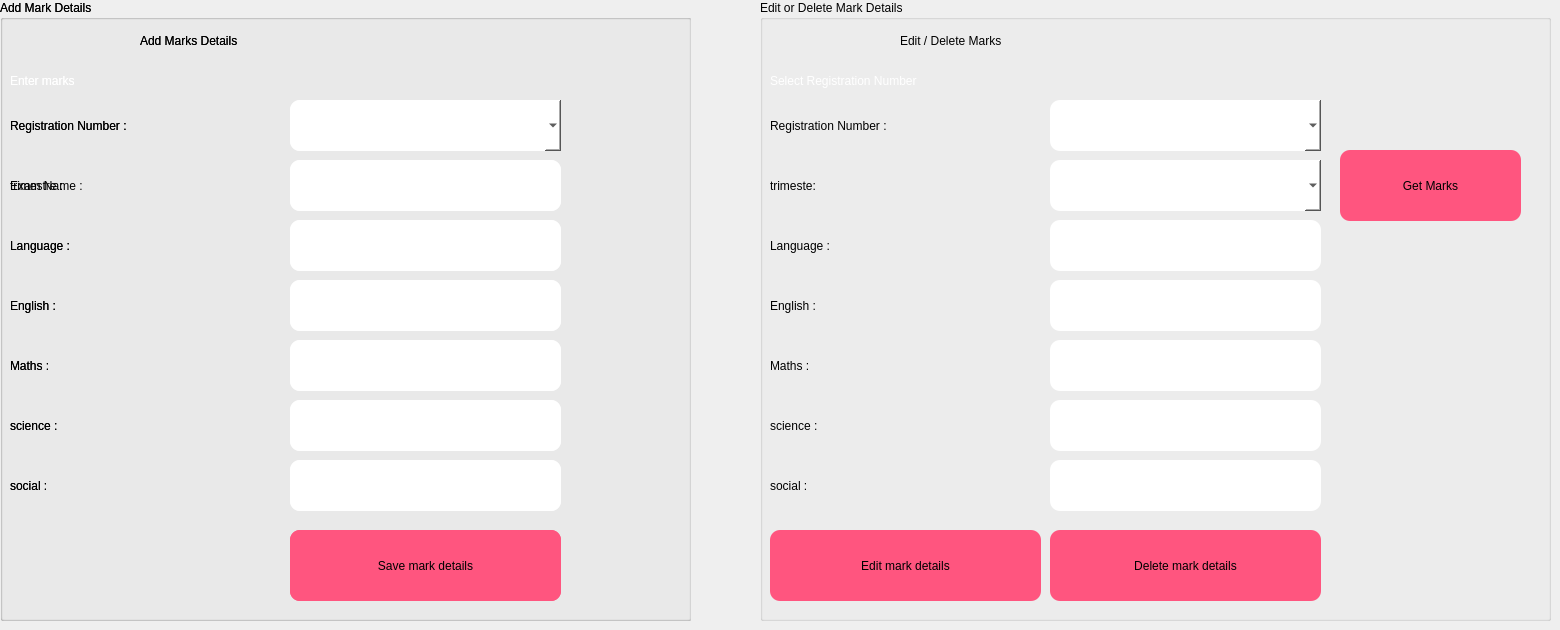
    <widget class="QWidget" name="tab_9">
     <attribute name="title">
      <string>mark</string>
     </attribute>
     <widget class="QGroupBox" name="groupBox">
      <property name="geometry">
       <rect>
        <x>0</x>
        <y>0</y>
        <width>691</width>
        <height>621</height>
       </rect>
      </property>
      <property name="title">
       <string>Add Mark Details</string>
      </property>
      <widget class="QLabel" name="label_44">
       <property name="geometry">
        <rect>
         <x>140</x>
         <y>10</y>
         <width>361</width>
         <height>61</height>
        </rect>
       </property>
       <property name="styleSheet">
        <string notr="true">font: 75 24pt &quot;MS Shell Dlg 2&quot;;</string>
       </property>
       <property name="text">
        <string>Add Marks Details</string>
       </property>
      </widget>
      <widget class="QLabel" name="label_45">
       <property name="geometry">
        <rect>
         <x>10</x>
         <y>60</y>
         <width>541</width>
         <height>41</height>
        </rect>
       </property>
       <property name="styleSheet">
        <string notr="true">color:rgb(255, 255, 255);
font: 75 21pt &quot;MS Shell Dlg 2&quot;;</string>
       </property>
       <property name="text">
        <string>Enter marks</string>
       </property>
      </widget>
      <widget class="QLabel" name="label_46">
       <property name="geometry">
        <rect>
         <x>10</x>
         <y>100</y>
         <width>271</width>
         <height>51</height>
        </rect>
       </property>
       <property name="styleSheet">
        <string notr="true">font: 75 16pt &quot;MS Shell Dlg 2&quot;;</string>
       </property>
       <property name="text">
        <string>Registration Number :</string>
       </property>
      </widget>
      <widget class="QComboBox" name="comboBox_5">
       <property name="geometry">
        <rect>
         <x>290</x>
         <y>100</y>
         <width>271</width>
         <height>51</height>
        </rect>
       </property>
       <property name="styleSheet">
        <string notr="true">background-color: rgb(255, 255, 255);
font: 75 12pt &quot;MS Shell Dlg 2&quot;;
border-radius:10px;
</string>
       </property>
      </widget>
      <widget class="QLabel" name="label_47">
       <property name="geometry">
        <rect>
         <x>10</x>
         <y>160</y>
         <width>271</width>
         <height>51</height>
        </rect>
       </property>
       <property name="styleSheet">
        <string notr="true">font: 75 16pt &quot;MS Shell Dlg 2&quot;;</string>
       </property>
       <property name="text">
        <string>Exam Name :</string>
       </property>
      </widget>
      <widget class="QLineEdit" name="lineEdit_20">
       <property name="geometry">
        <rect>
         <x>290</x>
         <y>160</y>
         <width>271</width>
         <height>51</height>
        </rect>
       </property>
       <property name="styleSheet">
        <string notr="true">background-color: rgb(255, 255, 255);
border-radius:10px;</string>
       </property>
      </widget>
      <widget class="QLineEdit" name="lineEdit_21">
       <property name="geometry">
        <rect>
         <x>290</x>
         <y>220</y>
         <width>271</width>
         <height>51</height>
        </rect>
       </property>
       <property name="styleSheet">
        <string notr="true">background-color: rgb(255, 255, 255);
border-radius:10px;</string>
       </property>
      </widget>
      <widget class="QLabel" name="label_48">
       <property name="geometry">
        <rect>
         <x>10</x>
         <y>220</y>
         <width>271</width>
         <height>51</height>
        </rect>
       </property>
       <property name="styleSheet">
        <string notr="true">font: 75 16pt &quot;MS Shell Dlg 2&quot;;</string>
       </property>
       <property name="text">
        <string>Language :</string>
       </property>
      </widget>
      <widget class="QLineEdit" name="lineEdit_22">
       <property name="geometry">
        <rect>
         <x>290</x>
         <y>280</y>
         <width>271</width>
         <height>51</height>
        </rect>
       </property>
       <property name="styleSheet">
        <string notr="true">background-color: rgb(255, 255, 255);
border-radius:10px;</string>
       </property>
       <property name="text">
        <string/>
       </property>
      </widget>
      <widget class="QLabel" name="label_49">
       <property name="geometry">
        <rect>
         <x>10</x>
         <y>280</y>
         <width>271</width>
         <height>51</height>
        </rect>
       </property>
       <property name="styleSheet">
        <string notr="true">font: 75 16pt &quot;MS Shell Dlg 2&quot;;</string>
       </property>
       <property name="text">
        <string>English :</string>
       </property>
      </widget>
      <widget class="QLineEdit" name="lineEdit_23">
       <property name="geometry">
        <rect>
         <x>290</x>
         <y>340</y>
         <width>271</width>
         <height>51</height>
        </rect>
       </property>
       <property name="styleSheet">
        <string notr="true">background-color: rgb(255, 255, 255);
border-radius:10px;</string>
       </property>
       <property name="text">
        <string/>
       </property>
      </widget>
      <widget class="QLabel" name="label_50">
       <property name="geometry">
        <rect>
         <x>10</x>
         <y>340</y>
         <width>271</width>
         <height>51</height>
        </rect>
       </property>
       <property name="styleSheet">
        <string notr="true">font: 75 16pt &quot;MS Shell Dlg 2&quot;;</string>
       </property>
       <property name="text">
        <string>Maths :</string>
       </property>
      </widget>
      <widget class="QLineEdit" name="lineEdit_24">
       <property name="geometry">
        <rect>
         <x>290</x>
         <y>400</y>
         <width>271</width>
         <height>51</height>
        </rect>
       </property>
       <property name="styleSheet">
        <string notr="true">background-color: rgb(255, 255, 255);
border-radius:10px;</string>
       </property>
      </widget>
      <widget class="QLabel" name="label_51">
       <property name="geometry">
        <rect>
         <x>10</x>
         <y>400</y>
         <width>271</width>
         <height>51</height>
        </rect>
       </property>
       <property name="styleSheet">
        <string notr="true">font: 75 16pt &quot;MS Shell Dlg 2&quot;;</string>
       </property>
       <property name="text">
        <string>science :</string>
       </property>
      </widget>
      <widget class="QLineEdit" name="lineEdit_25">
       <property name="geometry">
        <rect>
         <x>290</x>
         <y>460</y>
         <width>271</width>
         <height>51</height>
        </rect>
       </property>
       <property name="styleSheet">
        <string notr="true">background-color: rgb(255, 255, 255);
border-radius:10px;</string>
       </property>
      </widget>
      <widget class="QLabel" name="label_52">
       <property name="geometry">
        <rect>
         <x>10</x>
         <y>460</y>
         <width>271</width>
         <height>51</height>
        </rect>
       </property>
       <property name="styleSheet">
        <string notr="true">font: 75 16pt &quot;MS Shell Dlg 2&quot;;</string>
       </property>
       <property name="text">
        <string>social :</string>
       </property>
      </widget>
      <widget class="QPushButton" name="pushButton_7">
       <property name="geometry">
        <rect>
         <x>290</x>
         <y>530</y>
         <width>271</width>
         <height>71</height>
        </rect>
       </property>
       <property name="styleSheet">
        <string notr="true">border-radius:10px;
background-color: rgb(255, 85, 127);
border-color: rgb(0, 0, 0);
border-width:2px;
border-color: rgb(0, 0, 0);
font: 75 16pt &quot;MS Shell Dlg 2&quot;;</string>
       </property>
       <property name="text">
        <string>Save mark details</string>
       </property>
      </widget>
      <widget class="QGroupBox" name="groupBox_2">
       <property name="geometry">
        <rect>
         <x>0</x>
         <y>0</y>
         <width>701</width>
         <height>621</height>
        </rect>
       </property>
       <property name="title">
        <string>Add Mark Details</string>
       </property>
       <widget class="QLabel" name="label_53">
        <property name="geometry">
         <rect>
          <x>140</x>
          <y>10</y>
          <width>361</width>
          <height>61</height>
         </rect>
        </property>
        <property name="styleSheet">
         <string notr="true">font: 75 24pt &quot;MS Shell Dlg 2&quot;;</string>
        </property>
        <property name="text">
         <string>Add Marks Details</string>
        </property>
       </widget>
       <widget class="QLabel" name="label_54">
        <property name="geometry">
         <rect>
          <x>10</x>
          <y>60</y>
          <width>541</width>
          <height>41</height>
         </rect>
        </property>
        <property name="styleSheet">
         <string notr="true">color:rgb(255, 255, 255);
font: 75 21pt &quot;MS Shell Dlg 2&quot;;</string>
        </property>
        <property name="text">
         <string>Enter marks</string>
        </property>
       </widget>
       <widget class="QLabel" name="label_55">
        <property name="geometry">
         <rect>
          <x>10</x>
          <y>100</y>
          <width>271</width>
          <height>51</height>
         </rect>
        </property>
        <property name="styleSheet">
         <string notr="true">font: 75 16pt &quot;MS Shell Dlg 2&quot;;</string>
        </property>
        <property name="text">
         <string>Registration Number :</string>
        </property>
       </widget>
       <widget class="QComboBox" name="rn2">
        <property name="geometry">
         <rect>
          <x>290</x>
          <y>100</y>
          <width>271</width>
          <height>51</height>
         </rect>
        </property>
        <property name="styleSheet">
         <string notr="true">background-color: rgb(255, 255, 255);
font: 75 12pt &quot;MS Shell Dlg 2&quot;;
border-radius:10px;
</string>
        </property>
       </widget>
       <widget class="QLabel" name="label_56">
        <property name="geometry">
         <rect>
          <x>10</x>
          <y>160</y>
          <width>271</width>
          <height>51</height>
         </rect>
        </property>
        <property name="styleSheet">
         <string notr="true">font: 75 16pt &quot;MS Shell Dlg 2&quot;;</string>
        </property>
        <property name="text">
         <string>trimestre :</string>
        </property>
       </widget>
       <widget class="QLineEdit" name="tr1">
        <property name="geometry">
         <rect>
          <x>290</x>
          <y>160</y>
          <width>271</width>
          <height>51</height>
         </rect>
        </property>
        <property name="styleSheet">
         <string notr="true">background-color: rgb(255, 255, 255);
border-radius:10px;</string>
        </property>
       </widget>
       <widget class="QLineEdit" name="lang1">
        <property name="geometry">
         <rect>
          <x>290</x>
          <y>220</y>
          <width>271</width>
          <height>51</height>
         </rect>
        </property>
        <property name="styleSheet">
         <string notr="true">background-color: rgb(255, 255, 255);
border-radius:10px;</string>
        </property>
       </widget>
       <widget class="QLabel" name="label_57">
        <property name="geometry">
         <rect>
          <x>10</x>
          <y>220</y>
          <width>271</width>
          <height>51</height>
         </rect>
        </property>
        <property name="styleSheet">
         <string notr="true">font: 75 16pt &quot;MS Shell Dlg 2&quot;;</string>
        </property>
        <property name="text">
         <string>Language :</string>
        </property>
       </widget>
       <widget class="QLineEdit" name="eng1">
        <property name="geometry">
         <rect>
          <x>290</x>
          <y>280</y>
          <width>271</width>
          <height>51</height>
         </rect>
        </property>
        <property name="styleSheet">
         <string notr="true">background-color: rgb(255, 255, 255);
border-radius:10px;</string>
        </property>
        <property name="text">
         <string/>
        </property>
       </widget>
       <widget class="QLabel" name="label_58">
        <property name="geometry">
         <rect>
          <x>10</x>
          <y>280</y>
          <width>271</width>
          <height>51</height>
         </rect>
        </property>
        <property name="styleSheet">
         <string notr="true">font: 75 16pt &quot;MS Shell Dlg 2&quot;;</string>
        </property>
        <property name="text">
         <string>English :</string>
        </property>
       </widget>
       <widget class="QLineEdit" name="math1">
        <property name="geometry">
         <rect>
          <x>290</x>
          <y>340</y>
          <width>271</width>
          <height>51</height>
         </rect>
        </property>
        <property name="styleSheet">
         <string notr="true">background-color: rgb(255, 255, 255);
border-radius:10px;</string>
        </property>
        <property name="text">
         <string/>
        </property>
       </widget>
       <widget class="QLabel" name="label_59">
        <property name="geometry">
         <rect>
          <x>10</x>
          <y>340</y>
          <width>271</width>
          <height>51</height>
         </rect>
        </property>
        <property name="styleSheet">
         <string notr="true">font: 75 16pt &quot;MS Shell Dlg 2&quot;;</string>
        </property>
        <property name="text">
         <string>Maths :</string>
        </property>
       </widget>
       <widget class="QLineEdit" name="sc1">
        <property name="geometry">
         <rect>
          <x>290</x>
          <y>400</y>
          <width>271</width>
          <height>51</height>
         </rect>
        </property>
        <property name="styleSheet">
         <string notr="true">background-color: rgb(255, 255, 255);
border-radius:10px;</string>
        </property>
       </widget>
       <widget class="QLabel" name="label_60">
        <property name="geometry">
         <rect>
          <x>10</x>
          <y>400</y>
          <width>271</width>
          <height>51</height>
         </rect>
        </property>
        <property name="styleSheet">
         <string notr="true">font: 75 16pt &quot;MS Shell Dlg 2&quot;;</string>
        </property>
        <property name="text">
         <string>science :</string>
        </property>
       </widget>
       <widget class="QLineEdit" name="soc1">
        <property name="geometry">
         <rect>
          <x>290</x>
          <y>460</y>
          <width>271</width>
          <height>51</height>
         </rect>
        </property>
        <property name="styleSheet">
         <string notr="true">background-color: rgb(255, 255, 255);
border-radius:10px;</string>
        </property>
       </widget>
       <widget class="QLabel" name="label_61">
        <property name="geometry">
         <rect>
          <x>10</x>
          <y>460</y>
          <width>271</width>
          <height>51</height>
         </rect>
        </property>
        <property name="styleSheet">
         <string notr="true">font: 75 16pt &quot;MS Shell Dlg 2&quot;;</string>
        </property>
        <property name="text">
         <string>social :</string>
        </property>
       </widget>
       <widget class="QPushButton" name="savemark">
        <property name="geometry">
         <rect>
          <x>290</x>
          <y>530</y>
          <width>271</width>
          <height>71</height>
         </rect>
        </property>
        <property name="styleSheet">
         <string notr="true">border-radius:10px;
background-color: rgb(255, 85, 127);
border-color: rgb(0, 0, 0);
border-width:2px;
border-color: rgb(0, 0, 0);
font: 75 16pt &quot;MS Shell Dlg 2&quot;;</string>
        </property>
        <property name="text">
         <string>Save mark details</string>
        </property>
       </widget>
      </widget>
     </widget>
     <widget class="QGroupBox" name="groupBox_3">
      <property name="geometry">
       <rect>
        <x>760</x>
        <y>0</y>
        <width>791</width>
        <height>621</height>
       </rect>
      </property>
      <property name="title">
       <string>Edit or Delete Mark Details</string>
      </property>
      <widget class="QLabel" name="label_62">
       <property name="geometry">
        <rect>
         <x>140</x>
         <y>10</y>
         <width>361</width>
         <height>61</height>
        </rect>
       </property>
       <property name="styleSheet">
        <string notr="true">font: 75 24pt &quot;MS Shell Dlg 2&quot;;</string>
       </property>
       <property name="text">
        <string>Edit / Delete Marks</string>
       </property>
      </widget>
      <widget class="QLabel" name="label_63">
       <property name="geometry">
        <rect>
         <x>10</x>
         <y>60</y>
         <width>541</width>
         <height>41</height>
        </rect>
       </property>
       <property name="styleSheet">
        <string notr="true">color:rgb(255, 255, 255);
font: 75 21pt &quot;MS Shell Dlg 2&quot;;</string>
       </property>
       <property name="text">
        <string>Select Registration Number </string>
       </property>
      </widget>
      <widget class="QLabel" name="label_64">
       <property name="geometry">
        <rect>
         <x>10</x>
         <y>100</y>
         <width>271</width>
         <height>51</height>
        </rect>
       </property>
       <property name="styleSheet">
        <string notr="true">font: 75 16pt &quot;MS Shell Dlg 2&quot;;</string>
       </property>
       <property name="text">
        <string>Registration Number :</string>
       </property>
      </widget>
      <widget class="QComboBox" name="rn3">
       <property name="geometry">
        <rect>
         <x>290</x>
         <y>100</y>
         <width>271</width>
         <height>51</height>
        </rect>
       </property>
       <property name="styleSheet">
        <string notr="true">background-color: rgb(255, 255, 255);
font: 75 12pt &quot;MS Shell Dlg 2&quot;;
border-radius:10px;
</string>
       </property>
      </widget>
      <widget class="QLabel" name="label_65">
       <property name="geometry">
        <rect>
         <x>10</x>
         <y>160</y>
         <width>271</width>
         <height>51</height>
        </rect>
       </property>
       <property name="styleSheet">
        <string notr="true">font: 75 16pt &quot;MS Shell Dlg 2&quot;;</string>
       </property>
       <property name="text">
        <string>trimeste:</string>
       </property>
      </widget>
      <widget class="QLineEdit" name="lang2">
       <property name="geometry">
        <rect>
         <x>290</x>
         <y>220</y>
         <width>271</width>
         <height>51</height>
        </rect>
       </property>
       <property name="styleSheet">
        <string notr="true">background-color: rgb(255, 255, 255);
border-radius:10px;</string>
       </property>
      </widget>
      <widget class="QLabel" name="label_66">
       <property name="geometry">
        <rect>
         <x>10</x>
         <y>220</y>
         <width>271</width>
         <height>51</height>
        </rect>
       </property>
       <property name="styleSheet">
        <string notr="true">font: 75 16pt &quot;MS Shell Dlg 2&quot;;</string>
       </property>
       <property name="text">
        <string>Language :</string>
       </property>
      </widget>
      <widget class="QLineEdit" name="eng2">
       <property name="geometry">
        <rect>
         <x>290</x>
         <y>280</y>
         <width>271</width>
         <height>51</height>
        </rect>
       </property>
       <property name="styleSheet">
        <string notr="true">background-color: rgb(255, 255, 255);
border-radius:10px;</string>
       </property>
       <property name="text">
        <string/>
       </property>
      </widget>
      <widget class="QLabel" name="label_67">
       <property name="geometry">
        <rect>
         <x>10</x>
         <y>280</y>
         <width>271</width>
         <height>51</height>
        </rect>
       </property>
       <property name="styleSheet">
        <string notr="true">font: 75 16pt &quot;MS Shell Dlg 2&quot;;</string>
       </property>
       <property name="text">
        <string>English :</string>
       </property>
      </widget>
      <widget class="QLineEdit" name="math2">
       <property name="geometry">
        <rect>
         <x>290</x>
         <y>340</y>
         <width>271</width>
         <height>51</height>
        </rect>
       </property>
       <property name="styleSheet">
        <string notr="true">background-color: rgb(255, 255, 255);
border-radius:10px;</string>
       </property>
       <property name="text">
        <string/>
       </property>
      </widget>
      <widget class="QLabel" name="label_68">
       <property name="geometry">
        <rect>
         <x>10</x>
         <y>340</y>
         <width>271</width>
         <height>51</height>
        </rect>
       </property>
       <property name="styleSheet">
        <string notr="true">font: 75 16pt &quot;MS Shell Dlg 2&quot;;</string>
       </property>
       <property name="text">
        <string>Maths :</string>
       </property>
      </widget>
      <widget class="QLineEdit" name="sc2">
       <property name="geometry">
        <rect>
         <x>290</x>
         <y>400</y>
         <width>271</width>
         <height>51</height>
        </rect>
       </property>
       <property name="styleSheet">
        <string notr="true">background-color: rgb(255, 255, 255);
border-radius:10px;</string>
       </property>
      </widget>
      <widget class="QLabel" name="label_69">
       <property name="geometry">
        <rect>
         <x>10</x>
         <y>400</y>
         <width>271</width>
         <height>51</height>
        </rect>
       </property>
       <property name="styleSheet">
        <string notr="true">font: 75 16pt &quot;MS Shell Dlg 2&quot;;</string>
       </property>
       <property name="text">
        <string>science :</string>
       </property>
      </widget>
      <widget class="QLineEdit" name="soc2">
       <property name="geometry">
        <rect>
         <x>290</x>
         <y>460</y>
         <width>271</width>
         <height>51</height>
        </rect>
       </property>
       <property name="styleSheet">
        <string notr="true">background-color: rgb(255, 255, 255);
border-radius:10px;</string>
       </property>
      </widget>
      <widget class="QLabel" name="label_70">
       <property name="geometry">
        <rect>
         <x>10</x>
         <y>460</y>
         <width>271</width>
         <height>51</height>
        </rect>
       </property>
       <property name="styleSheet">
        <string notr="true">font: 75 16pt &quot;MS Shell Dlg 2&quot;;</string>
       </property>
       <property name="text">
        <string>social :</string>
       </property>
      </widget>
      <widget class="QPushButton" name="pushButton_9">
       <property name="geometry">
        <rect>
         <x>290</x>
         <y>530</y>
         <width>271</width>
         <height>71</height>
        </rect>
       </property>
       <property name="styleSheet">
        <string notr="true">border-radius:10px;
background-color: rgb(255, 85, 127);
border-color: rgb(0, 0, 0);
border-width:2px;
border-color: rgb(0, 0, 0);
font: 75 16pt &quot;MS Shell Dlg 2&quot;;</string>
       </property>
       <property name="text">
        <string>Delete mark details</string>
       </property>
      </widget>
      <widget class="QPushButton" name="pushButton_10">
       <property name="geometry">
        <rect>
         <x>10</x>
         <y>530</y>
         <width>271</width>
         <height>71</height>
        </rect>
       </property>
       <property name="styleSheet">
        <string notr="true">border-radius:10px;
background-color: rgb(255, 85, 127);
border-color: rgb(0, 0, 0);
border-width:2px;
border-color: rgb(0, 0, 0);
font: 75 16pt &quot;MS Shell Dlg 2&quot;;</string>
       </property>
       <property name="text">
        <string>Edit mark details</string>
       </property>
      </widget>
      <widget class="QPushButton" name="pushButton_11">
       <property name="geometry">
        <rect>
         <x>580</x>
         <y>150</y>
         <width>181</width>
         <height>71</height>
        </rect>
       </property>
       <property name="styleSheet">
        <string notr="true">border-radius:10px;
background-color: rgb(255, 85, 127);
border-color: rgb(0, 0, 0);
border-width:2px;
border-color: rgb(0, 0, 0);
font: 75 16pt &quot;MS Shell Dlg 2&quot;;</string>
       </property>
       <property name="text">
        <string>Get Marks</string>
       </property>
      </widget>
      <widget class="QComboBox" name="rn3_2">
       <property name="geometry">
        <rect>
         <x>290</x>
         <y>160</y>
         <width>271</width>
         <height>51</height>
        </rect>
       </property>
       <property name="styleSheet">
        <string notr="true">background-color: rgb(255, 255, 255);
font: 75 12pt &quot;MS Shell Dlg 2&quot;;
border-radius:10px;
</string>
       </property>
      </widget>
     </widget>
    </widget>
